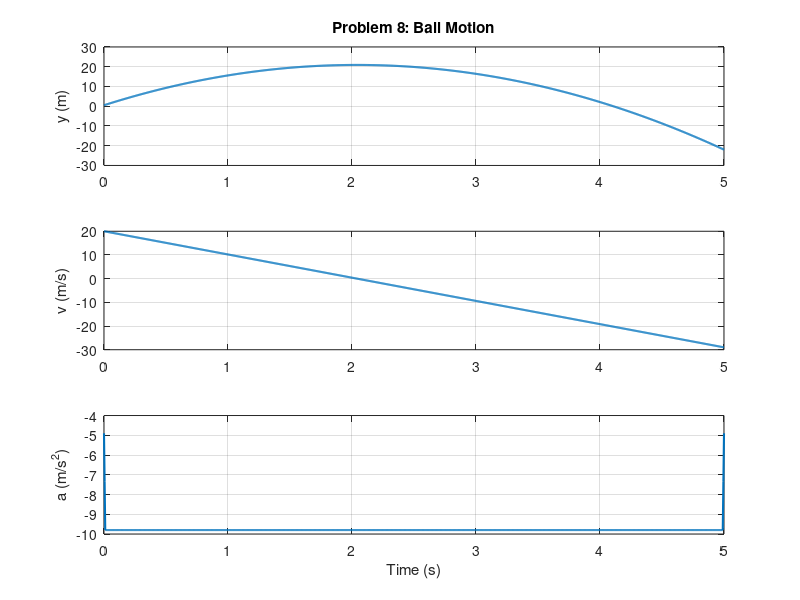
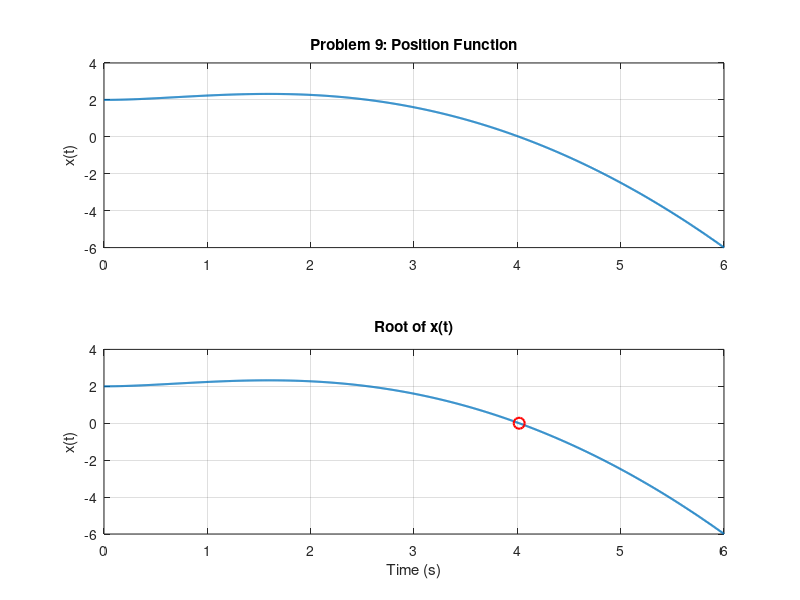
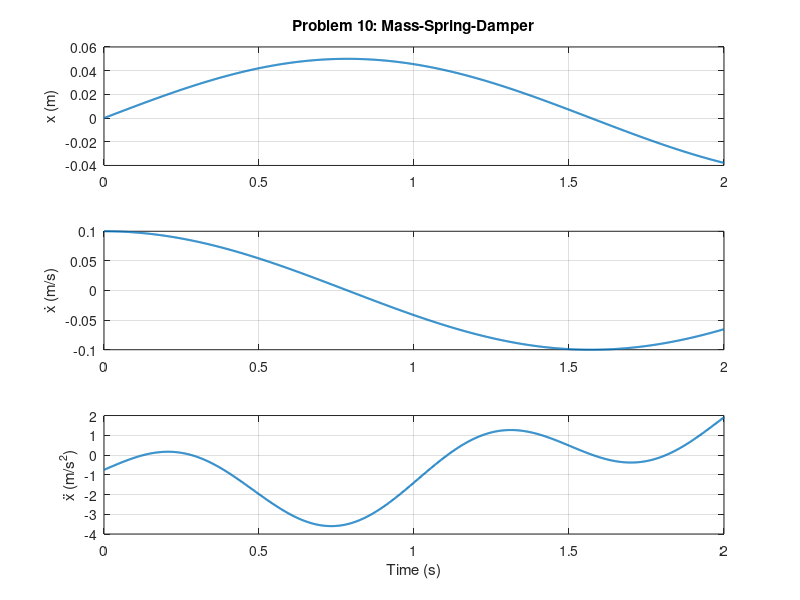

Reproduce these figures in MATLAB, in order.
clc; clear; close all;
% ***************************************
% MECE:340 - Systems & Dynamics Response
% ***************************************

% ***************************************
%% Problems 8, 9, and 10 HW 1
% ***************************************

% ***************************************
%% Problem 8
% y(t) = -4.9 t^2 + 20 t + 0.50
% ***************************************

t = linspace(0,5,1000);

y = -4.9*t.^2 + 20*t + 0.5;     % position
v = gradient(y,t);             % velocity
a = gradient(v,t);             % acceleration

figure;
subplot(3,1,1)
plot(t,y,'LineWidth',1.5)
grid on
ylabel('y (m)')
title('Problem 8: Ball Motion')

subplot(3,1,2)
plot(t,v,'LineWidth',1.5)
grid on
ylabel('v (m/s)')

subplot(3,1,3)
plot(t,a,'LineWidth',1.5)
grid on
ylabel('a (m/s^2)')
xlabel('Time (s)')

% Time when ball hits the ground
y_fun = @(t) -4.9*t.^2 + 20*t + 0.5;
t_ground = fzero(y_fun,4);

fprintf('Problem 8: Ball hits the ground at t = %.3f s\n', t_ground);


% ***************************************
%% Problem 9
% x(t) = 2e^(-t) + 2t - 0.5t^2
% ***************************************

t = linspace(0,6,1000);
x = 2*exp(-t) + 2*t - 0.5*t.^2;

figure;
subplot(2,1,1)
plot(t,x,'LineWidth',1.5)
grid on
ylabel('x(t)')
title('Problem 9: Position Function')

% Find zero crossing
x_fun = @(t) 2*exp(-t) + 2*t - 0.5*t.^2;
t_star = fzero(x_fun,4);

subplot(2,1,2)
plot(t,x,'LineWidth',1.5)
hold on
plot(t_star,0,'ro','MarkerSize',8,'LineWidth',1.5)
grid on
xlabel('Time (s)')
ylabel('x(t)')
title('Root of x(t)')

fprintf('Problem 9: x(t) = 0 at t* = %.3f s\n', t_star);


% ***************************************
%% Problem 10
% m xdot2 + b xdot + k x = F0 sin(wt)
% ***************************************

m = 12;        % kg
b = 90;        % N*s/m
k = 450;       % N/m
F0 = 20;       % N
omega = 2*pi; % rad/s

% Acceleration function
xddot = @(x,xdot,t) (F0*sin(omega*t) - b*xdot - k*x)/m;

% Sample values for visualization
t = linspace(0,2,1000);
x_sample = 0.05*sin(2*t);
xdot_sample = gradient(x_sample,t);
xddot_sample = xddot(x_sample, xdot_sample, t);

figure;
subplot(3,1,1)
plot(t,x_sample,'LineWidth',1.5)
grid on
ylabel('x (m)')
title('Problem 10: Mass-Spring-Damper')

subplot(3,1,2)
plot(t,xdot_sample,'LineWidth',1.5)
grid on
ylabel('ẋ (m/s)')

subplot(3,1,3)
plot(t,xddot_sample,'LineWidth',1.5)
grid on
ylabel('ẍ (m/s^2)')
xlabel('Time (s)')
% ***************************************